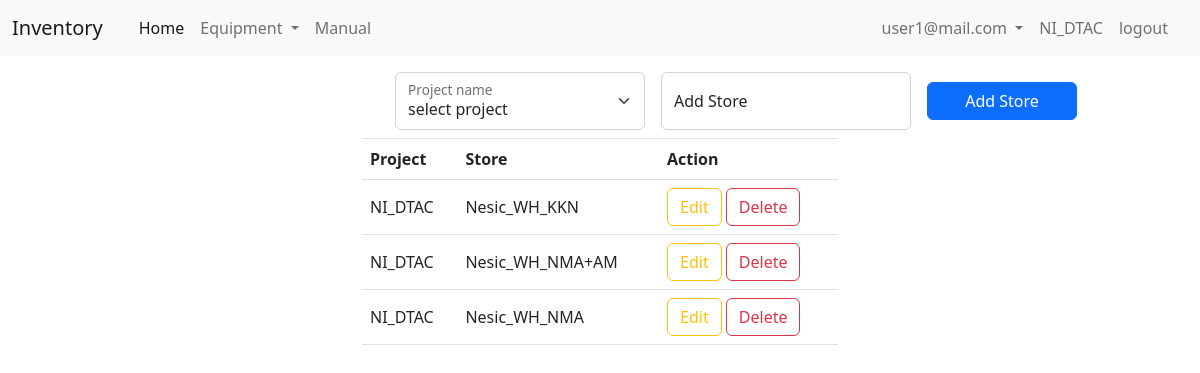
Page /admin/store (signed in) on the committed database.
### tables this page shows
CREATE TABLE "tb_store" (
	"no"	INTEGER NOT NULL,
	"access"	TEXT,
	"store"	TEXT,
	PRIMARY KEY("no")
);

### app_admin.py (the view)
@app_admin.route("/admin/store")
def page_location():
    if "email" not in session:
        return redirect("/login")
    else:
        con = sqlite3.connect("db/db.db")
        cur = con.cursor()
        sql_select_store = 'select * from tb_store'
        curs = cur.execute(sql_select_store)
        store_name = curs.fetchall()
        sql_select_access = 'select * from tb_access'
        curs = cur.execute(sql_select_access)
        access_name = curs.fetchall()
        con.close()
        return render_template("admin/store.html", store_name=store_name, access_name=access_name)

### templates/admin/store.html (shortened to what this page needs)
<!DOCTYPE html>
<html lang="en">
<head>
    <link rel="stylesheet" href="/static/css/bootstrap_5-2-2.css">
</head>
<body>
    {% include "/menu.html" %}
    <div class="container mt-3" style="width: 450px;">
        <form action="/admin/store/fn_add_store" method="POST" class="d-flex m-2 align-items-center">
            <div class="form-floating me-3">
                <select class="form-select" style="width: 250px;" aria-label="Default select example" name="access">
                    <option value="select project">select project</option>
                </select>
                <label>Project name</label>
            </div>
            <div class="form-floating me-3">
                <input type="text" style="width: 250px;" class="form-control" id="" placeholder="store" name="store"
                    required>
                <label for="floatingInput">Add Store</label>
            </div>
            <div class="">
                <button type="submit" class="btn btn-primary" style="width: 150px;">Add Store</button>
            </div>
        </form>
    </div>
    <div class="container" style="width: 500px;">
        <table class="table border-top">
            <thead>
                <tr>
                    <th scope="col">Project</th>
                    <th scope="col">Store</th>
                    <th scope="col">Action</th>
                </tr>
            </thead>
            <tbody>
                {% for row in store_name %}
                <tr>
                    <td class="align-middle">{{row[1]}}</td>
                    <td class="align-middle">{{row[2]}}</td>
                    <td>
                        <button type="button" class="btn btn-outline-warning" data-bs-toggle="modal"
                            data-bs-target="#staticBackdrop{{row[0]}}">
                            Edit
                        </button>
                        <button type="button" class="btn btn-outline-danger" data-bs-toggle="modal"
                            data-bs-target="#exampleModal{{row[0]}}">
                            Delete
                        </button>
                    </td>
                </tr>
                {% endfor %}
            </tbody>
        </table>
    </div>
</body>
</html>

### rows in the picture
tb_store: access "NI_DTAC", store "Nesic_WH_KKN"
tb_store: access "NI_DTAC", store "Nesic_WH_NMA+AM"
tb_store: access "NI_DTAC", store "Nesic_WH_NMA"

### other values in the picture
{{ session["email"] }} "user1@mail.com"
{{ session["access"] }} "NI_DTAC"
